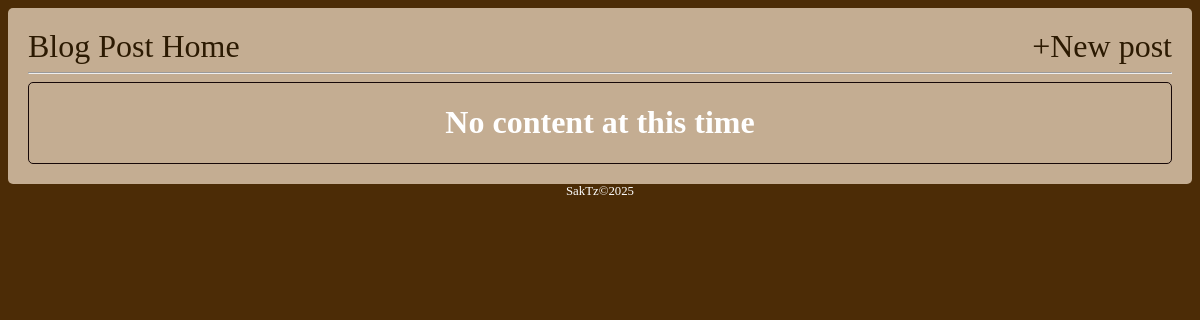
Before: / with the older database file.
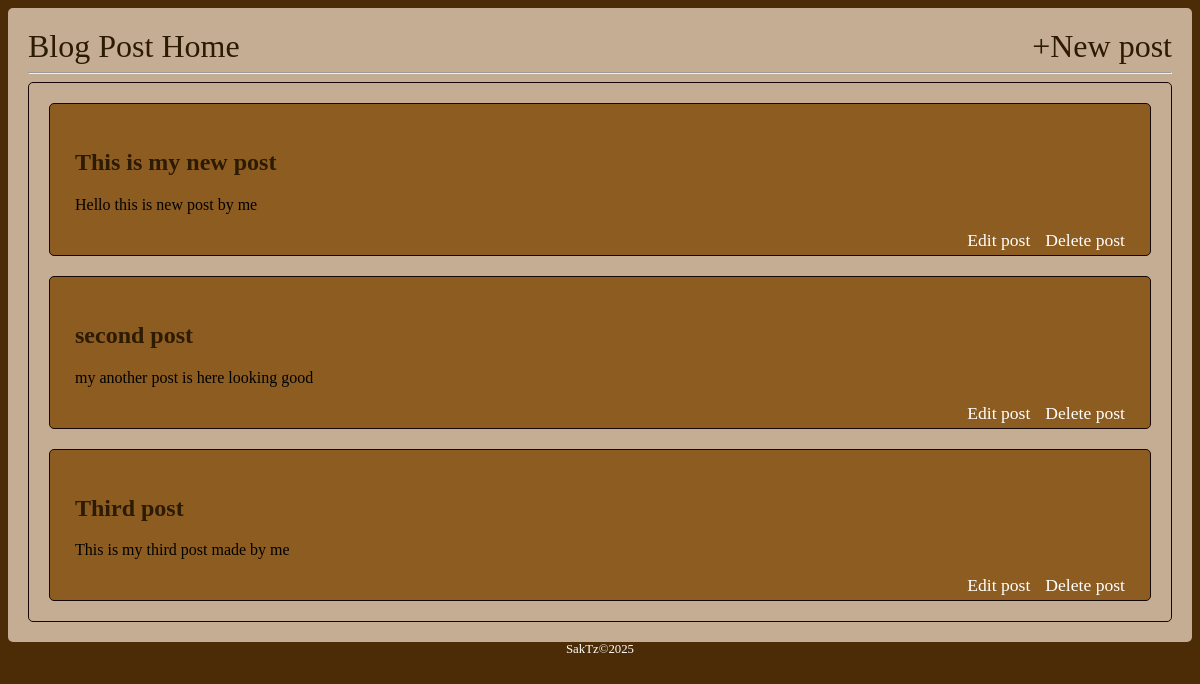
After: the same page with the newer database file.
### blog/models.py (models this page shows, shortened)
class Post(models.Model):
    title = models.CharField(max_length=200)
    author = models.ForeignKey('auth.User', on_delete=models.CASCADE)
    body = models.TextField()

### blog/views.py (the view)
# urls.py: path('', BlogListView.as_view(), name='home'),
class BlogListView(ListView):
    model = Post
    template_name = 'home.html'

### blog/templates/home.html
{% extends 'base.html' %}
{% block content %}
    <div class="post-div">
            {% if object_list %}
                {% for post in object_list %}
                <div class="each-post-div">
                    <h2><a href="/post/detail/{{post.pk}}">{{ post.title }}</a></h2>
                    <p>{{ post.body }}</p>
                    <a href="/post/delete/{{post.pk}}/" class="delete-post">Delete post</a><a href="/post/edit/{{post.pk}}/" class="edit-post">Edit post</a>
                </div>
                {% endfor %}
            {% else %}
                <h1 class="no-content"> No content at this time </h1>
            {% endif %}
    </div>
{% endblock content %}

### blog/templates/base.html (shortened to what this page needs)
<!DOCTYPE html>
{% load static %}
<html lang="en">
<head>
    <link rel="stylesheet" href="{% static 'css/main.css' %}">
</head>
<body>
    <div class="container">
        <a href="{% url 'home' %}" class="main-title">Blog Post Home</a>  <a href="{% url 'post_new' %}" class="new-title">+New post</a>
        <br><br>
        <hr>
        {% block content %}
        {% endblock content %}
    </div>
    <div class="footer">SakTz&copy2025</div>
</body>
</html>

### blog/static/css/main.css (style rules this page uses)
body { background-color: hsl(33, 86%, 16%); }
.container { background-color: hsl(32, 30%, 67%); border-radius: 5px; padding: 20px; }
a { text-decoration: none; color:hsl(34, 91%, 9%) }
.main-title { float:left; font-size: 2rem; }
.new-title { float:right; font-size: 2rem; }
.post-div { border-radius: 5px; border:1px solid hsl(0, 50%, 6%); }
.each-post-div { border:1px solid hsl(0, 50%, 6%); background-color: hsl(33, 63%, 34%);; margin:20px; border-radius: 5px; padding:25px; }
.delete-post { color: white; font-size:1.1em; float: right; padding-left:15px; }
.edit-post { color: white; font-size:1.1em; float:right; padding-left:15px; }
.footer { color:white; font-size: 0.8rem; text-align: center; }

Changed rows visible on the page:
added Post: title "This is my new post", body "Hello this is new post by me"
added Post: title "second post", body "my another post is here looking good"
added Post: title "Third post", body "This is my third post made by me"
Other visible differences:
text no longer shown: "No content at this time"
